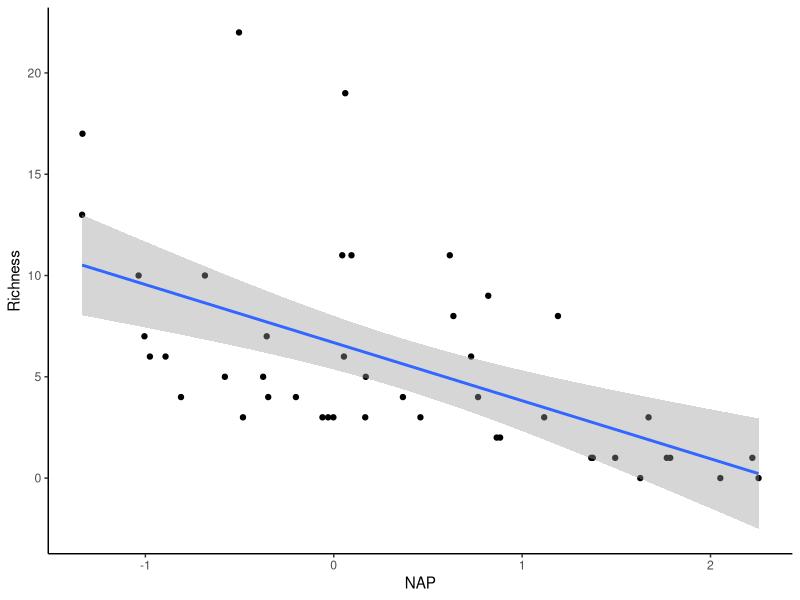
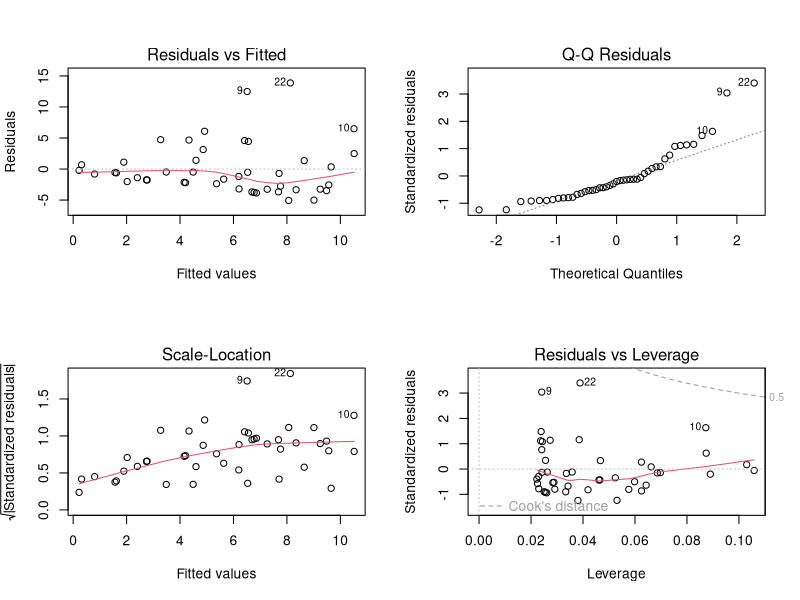
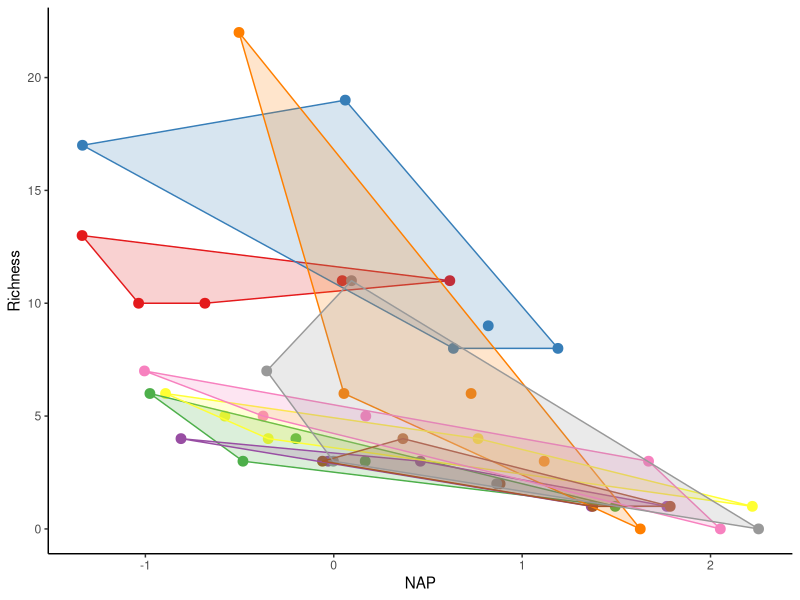
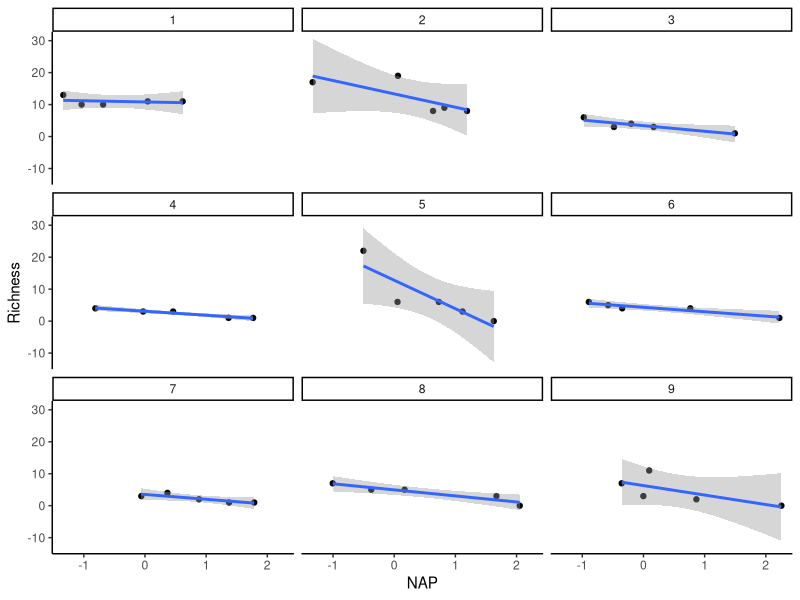

The R script that drew these images, in order: (Note: this script raises an error after producing the figures.)
## ---- chunk 1
# Load data
rikz_data <- read.table("./data/rikz_data.txt",
                        head = TRUE,
                        sep = "\t")
rikz_data$Beach <- as.factor(rikz_data$Beach)

# Examine structure of the dataframe and view first 5 columns
str(rikz_data)
head(rikz_data)
## ---- chunk 2
# Run basic linear model using all of the data.
basic.lm <- lm(Richness~ NAP, data = rikz_data)
summary(basic.lm)
## ---- chunk 3
# Plot relationship from above model
library(ggplot2)
ggplot(rikz_data, aes(x = NAP, y = Richness)) +
    geom_point() +
    geom_smooth(method = "lm") +
    theme_classic()
## ---- chunk 4
# Check assumptions.
# Normality homogeneity of variance violated
par(mfrow=c(2,2))
plot(basic.lm)
## ---- chunk 5

library(plyr)

# Function to find polygons
find_hull <- function(df) df[chull(df$Richness, df$NAP), ] 

# Identify polygons in data
hulls <- ddply(rikz_data, "Beach", find_hull) 

# Plot
ggplot(rikz_data, aes(x = NAP, y = Richness, colour = Beach)) +
    geom_point(size = 3) +
    theme_classic() +
    theme(legend.position = "none") +
    scale_colour_brewer(palette="Set1") +
    scale_fill_brewer(palette="Set1") +
    geom_polygon(data=hulls, aes(fill = Beach), alpha = 0.2)
## ---- chunk 6
# We could account for non-independence by running a separate analysis for each beach
ggplot(rikz_data, aes(x = NAP, y = Richness)) +
    geom_point() +
    geom_smooth(method = "lm") +
    facet_wrap(~ Beach) +
    xlab("NAP") + ylab("Richness") +
    theme_classic()
## ---- chunk 7
# Run linear model of Richness against NAP for each beach
library(dplyr)
beach_models <-  rikz_data %>%
    group_by(Beach) %>%
    do(mod = lm(Richness ~ NAP, data = .))

# Get the coefficients by group in a tidy data_frame
library(broom)
dfBeachModels = tidy(beach_models, mod)
dfBeachModels %>% filter(term == "NAP") %>% select(estimate, p.value)
## ---- chunk 8
basic.lm <- lm(Richness ~ NAP + Beach, data = rikz_data)
summary(basic.lm)
## ---- chunk 9
library(lme4)
library(lmerTest)

# Random intercept model with NAP as fixed effect and Beach as random effect
mixed_model_IntOnly <- lmer(Richness ~ NAP + (1|Beach), data = rikz_data, REML = FALSE)
summary(mixed_model_IntOnly)
## ---- chunk 10
# Let's predict values based on our model and add these to our dataframe
# These are the fitted values for each beach, which are modelled separately.
rikz_data$fit_InterceptOnly <- predict(mixed_model_IntOnly)

# Let's plot the 
ggplot(rikz_data, aes(x = NAP, y = Richness, colour = Beach)) +
    # Add fixed effect regression line (i.e. NAP)
    geom_abline(aes(intercept = `(Intercept)`, slope = NAP),
                size = 2,
                as.data.frame(t(fixef(mixed_model_IntOnly)))) +
    # Add fitted values (i.e. regression) for each beach
    geom_line(aes(y = fit_InterceptOnly), size = 1) +
    geom_point(size = 3) +
    theme_classic() +
    theme(legend.position = "none") +
    scale_colour_brewer(palette="Set1")
## ---- chunk 11
# Random intercept and slope model
mixed_model_IntSlope <- lmer(Richness ~ NAP + (1 + NAP|Beach), data = rikz_data, REML = FALSE)
summary(mixed_model_IntSlope)
## ---- chunk 12
rikz_data$fit_IntSlope <- predict(mixed_model_IntSlope)
ggplot(rikz_data, aes(x = NAP, y = Richness, colour = Beach)) +
    geom_abline(aes(intercept = `(Intercept)`, slope = NAP),
                size = 2,
                as.data.frame(t(fixef(mixed_model_IntSlope)))) +
    geom_line(aes(y = fit_IntSlope), size = 1) +
    geom_point(size = 3) +
    theme_classic() +
    theme(legend.position = "none") +
    scale_colour_brewer(palette="Set1")
## ---- chunk 13
mixed_model_NoFix <- lmer(Richness ~ 1 + (1|Beach), data = rikz_data, REML = TRUE)
summary(mixed_model_NoFix)
## ---- chunk 14
# Load in and examine data
Fitz_data <- read.csv("data/Fitzpatrick_2018.csv", header = TRUE)

# Let's change some columns to factors and remove rows with no fruit data
Fitz_data <- Fitz_data %>%
                 mutate(tray = as.factor(tray),
                        rack = as.factor(rack),
                        accession = as.factor(accession)) %>%
                 filter(!is.na(fruit))


str(Fitz_data)
head(Fitz_data)

#Let's look at how trays breakdown across the levels of rack
xtabs(~ rack + tray, Fitz_data)
## ---- chunk 15
# Breakdown of accessions across the racks
xtabs(~ rack + accession, Fitz_data)
## ---- chunk 16
# Fit mixed-effects model
Fitz_mod <- lmer(fruit ~ water + microbe + water:microbe + (1|rack/tray) + (1|rack:accession), data = Fitz_data)
summary(Fitz_mod)
